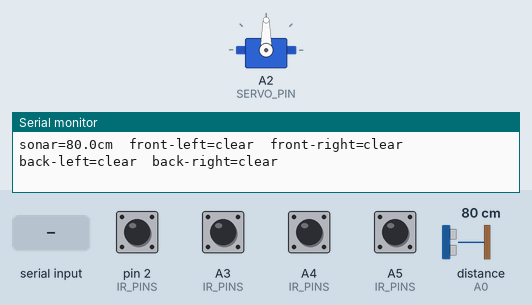
Recording of a sketch running on a simulated Arduino Uno, built with avr-gcc and run on an emulated ATmega328P. On the bench: servo, the last lines printed to the serial monitor. Wiring (inferred from the names in the program): ultrasonic range finder: trigger A1; echo A0. The inputs (shaded band) are chosen by the test bench; at power-on: A3 (IR_PINS), A4 (IR_PINS), A5 (IR_PINS), pin 2 (IR_PINS) HIGH, distance to the obstacle (sensor on A0) 80 cm. The echo pulse lasts 58.3 µs per cm.

Above: at 1.7 s.
1.8 s: "L\n" received over Serial
At 2.3 s:
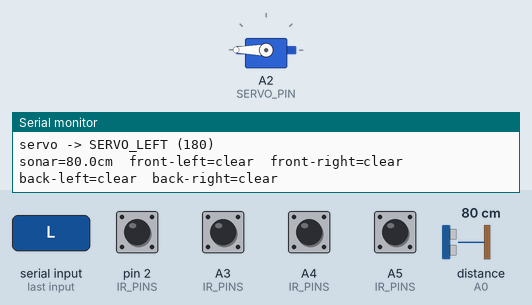
3.3 s: byte 82 ('R') received over Serial
At 3.9 s:
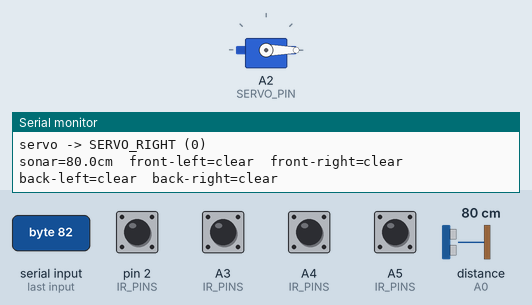
Timing chart, 0 to 6.3 s (numbered marks = the images above; inputs shaded):
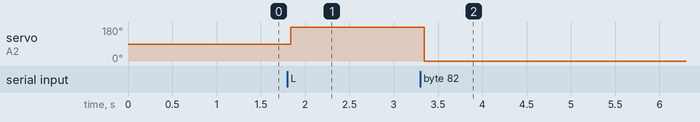

Measured:
- after the input at 1.8 s, servo on A2 (SERVO_PIN): 90° → 180° at once
- after the input at 3.3 s, servo on A2 (SERVO_PIN): 180° → 0° after 0.05 s

The sketch:

servo_ir_range_test.ino
```cpp
// Bench test for obstacle_avoidance_auto: measures the trigger distance of each IR
// sensor and confirms which physical side the servo angles point at.
//
// Motors are never driven here, so the robot can sit still on the bench.
//
// How to use:
//   1. Upload, open Serial Monitor at 9600 baud.
//   2. The servo parks facing front. Slide a flat obstacle (a book works) straight
//      toward a front IR sensor, slowly, keeping it in the ultrasonic beam.
//   3. When the IR flips to BLOCKED the sketch prints the sonar distance at that
//      instant: that is the IR trigger distance. Pull the obstacle back to get the
//      release distance too (IR modules have hysteresis, the two differ).
//   4. Repeat a few times; use the average to pick FRONT_STOP_CM in the main sketch.
//      Rule of thumb: FRONT_STOP_CM slightly above the IR trigger distance, so the
//      sonar reacts first and the IR only acts as a backup.
//   5. Type L, F or R in Serial Monitor to point the servo left/front/right and read
//      which side it actually faces. If L faces right, set SERVO_MIRRORED = true in
//      obstacle_avoidance_auto.ino.
//
// Back sensors are printed as raw state only: the ultrasonic looks forward, so it
// cannot measure their range. Measure those with a ruler while watching the state.

#include <Servo.h>

constexpr int TRIG_PIN = A1, ECHO_PIN = A0, SERVO_PIN = A2;
constexpr int SERVO_LEFT = 180, SERVO_FRONT = 90, SERVO_RIGHT = 0;
constexpr unsigned long ECHO_TIMEOUT_US = 30000;

constexpr int IR_FRONT_LEFT = A3, IR_FRONT_RIGHT = A4;
constexpr int IR_BACK_LEFT = A5, IR_BACK_RIGHT = 2;
constexpr bool IR_ACTIVE_LOW = true;

constexpr int SENSOR_COUNT = 4;
const int IR_PINS[SENSOR_COUNT] = {IR_FRONT_LEFT, IR_FRONT_RIGHT, IR_BACK_LEFT, IR_BACK_RIGHT};
const char *IR_NAMES[SENSOR_COUNT] = {"front-left", "front-right", "back-left", "back-right"};
const bool IR_FACES_SONAR[SENSOR_COUNT] = {true, true, false, false};

bool lastBlocked[SENSOR_COUNT];
unsigned long lastReport = 0;

Servo sonar;

bool irBlocked(int pin) {
  return digitalRead(pin) == (IR_ACTIVE_LOW ? LOW : HIGH);
}

// Median of three pings: a single reading jitters by a few cm and would make the
// recorded trigger distance noisier than the thing being measured.
float pingCm() {
  float samples[3];
  for (int i = 0; i < 3; i++) {
    digitalWrite(TRIG_PIN, LOW); delayMicroseconds(2);
    digitalWrite(TRIG_PIN, HIGH); delayMicroseconds(10);
    digitalWrite(TRIG_PIN, LOW);
    unsigned long duration = pulseIn(ECHO_PIN, HIGH, ECHO_TIMEOUT_US);
    samples[i] = duration == 0 ? 400.0f : duration * 0.0343f / 2.0f;
    delay(10);
  }
  if (samples[0] > samples[1]) { float t = samples[0]; samples[0] = samples[1]; samples[1] = t; }
  if (samples[1] > samples[2]) { float t = samples[1]; samples[1] = samples[2]; samples[2] = t; }
  if (samples[0] > samples[1]) { float t = samples[0]; samples[0] = samples[1]; samples[1] = t; }
  return samples[1];
}

void handleServoCommand() {
  while (Serial.available()) {
    char c = Serial.read();
    if (c == 'L' || c == 'l') { sonar.write(SERVO_LEFT); Serial.println("servo -> SERVO_LEFT (180)"); }
    else if (c == 'R' || c == 'r') { sonar.write(SERVO_RIGHT); Serial.println("servo -> SERVO_RIGHT (0)"); }
    else if (c == 'F' || c == 'f') { sonar.write(SERVO_FRONT); Serial.println("servo -> SERVO_FRONT (90)"); }
  }
}

void setup() {
  Serial.begin(9600);

  pinMode(TRIG_PIN, OUTPUT); digitalWrite(TRIG_PIN, LOW);
  pinMode(ECHO_PIN, INPUT);
  for (int i = 0; i < SENSOR_COUNT; i++) pinMode(IR_PINS[i], INPUT_PULLUP);

  sonar.attach(SERVO_PIN);
  sonar.write(SERVO_FRONT);
  delay(500);

  for (int i = 0; i < SENSOR_COUNT; i++) lastBlocked[i] = irBlocked(IR_PINS[i]);

  Serial.println("IR range test. Keys: L/F/R move servo. Motors stay off.");
  Serial.println("Move an obstacle slowly toward a front IR and read the cm printed on the flip.");
}

void loop() {
  handleServoCommand();

  float cm = pingCm();

  for (int i = 0; i < SENSOR_COUNT; i++) {
    bool blocked = irBlocked(IR_PINS[i]);
    if (blocked == lastBlocked[i]) continue;
    lastBlocked[i] = blocked;

    Serial.print(blocked ? "TRIGGER  " : "RELEASE  ");
    Serial.print(IR_NAMES[i]);
    if (IR_FACES_SONAR[i]) {
      Serial.print("  at sonar ");
      Serial.print(cm, 1);
      Serial.println(" cm");
    } else {
      Serial.println("  (rear sensor: measure with a ruler, sonar faces forward)");
    }
  }

  // Steady background line so the live distance is visible while positioning.
  if (millis() - lastReport >= 500) {
    lastReport = millis();
    Serial.print("sonar="); Serial.print(cm, 1); Serial.print("cm  ");
    for (int i = 0; i < SENSOR_COUNT; i++) {
      Serial.print(IR_NAMES[i]); Serial.print("=");
      Serial.print(lastBlocked[i] ? "BLOCKED" : "clear");
      Serial.print(i == SENSOR_COUNT - 1 ? "\n" : "  ");
    }
  }

  delay(20);
}
```
